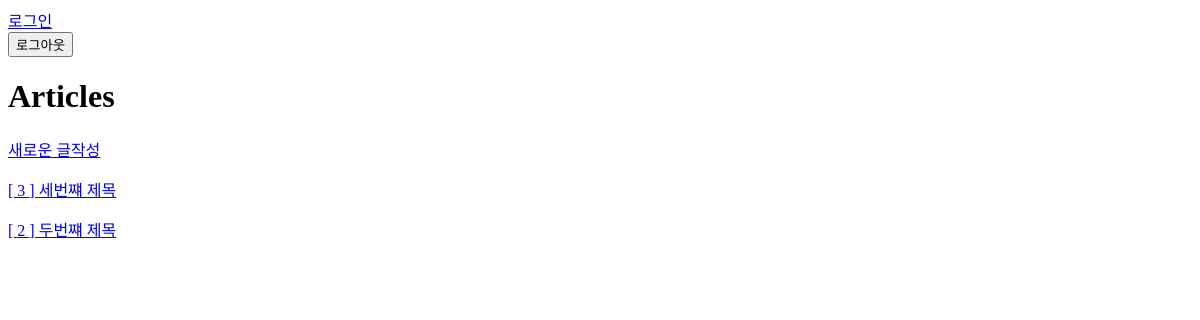
The app's page /articles/, older data.
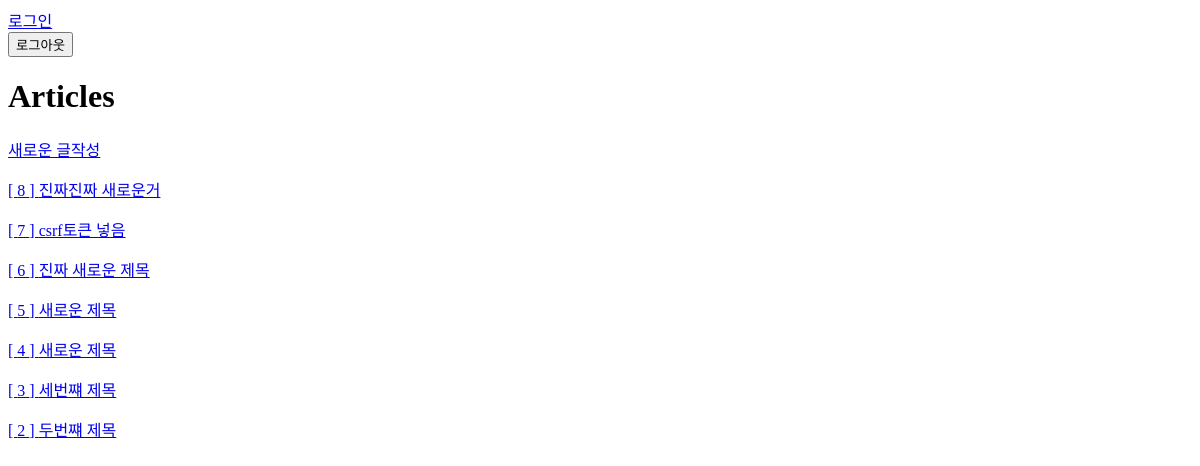
The same page, newer data.
### articles/models.py (models this page shows, shortened)
class Article(models.Model):
    title =  models.CharField(max_length=50)
    content = models.TextField()
    created_at = models.DateTimeField(auto_now_add=True)
    updated_at = models.DateTimeField(auto_now=True)

### articles/views.py (the view)
# urls.py: path('', views.articles, name="articles"),
def articles(request):
    articles = Article.objects.all().order_by("-created_at")
    context = {
        "articles": articles,
    }
    return render(request, 'articles/articles.html', context)

### articles/templates/articles/articles.html
{% extends 'base.html'%}
{% block content %}
<h1> Articles </h1>
<a href="{% url 'articles:create' %}">새로운 글작성 </a>
{% for article in articles %}
    <a href="{% url 'articles:article_detail' article.pk %}">
        <p>[ {{ article.pk }} ] {{ article.title }}</p>
    </a>
{% endfor %}
{% endblock content %}

Row changes from the older to the newer data that the page shows:
added Article: pk "8", title "진짜진짜 새로운거"
added Article: pk "7", title "csrf토큰 넣음"
added Article: pk "6", title "진짜 새로운 제목"
added Article: pk "5", title "새로운 제목"
added Article: pk "4", title "새로운 제목"
